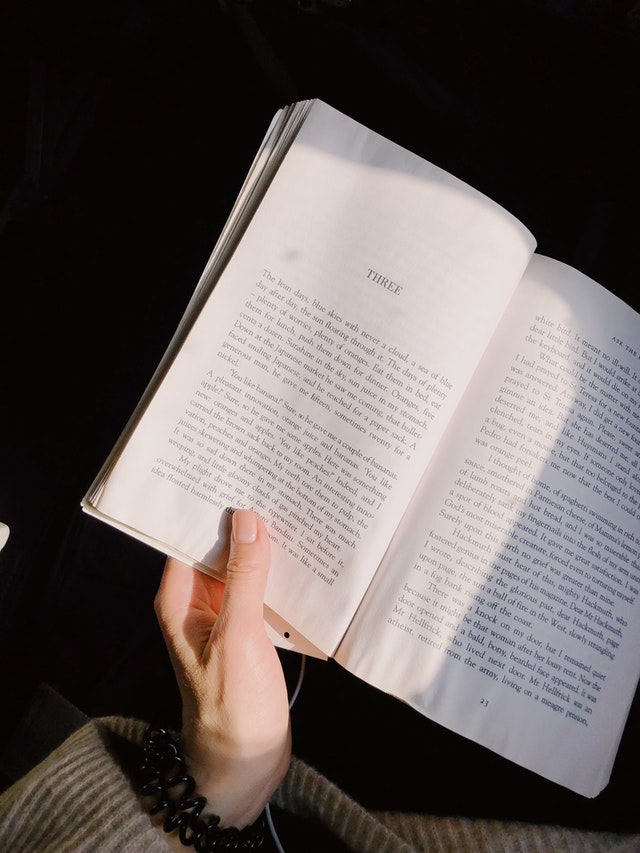
#> input picture PythonImageWorkspace/openCV/book.jpg, 640 x 853 px, given in place of matching.jpg, which was not available
$ jupyter execute --allow-errors 20220310_get_matrix_function_apply_matrix_function.ipynb   (text cells are left out)
#> lines starting #> are read from the running program, lines starting #| are printed output that depends on the picture; pictures that were not available may be replaced by others from this repository, and a replacement may not be noted
[cell 1]
from google.colab import drive
drive.mount('/content/drive')

[cell 2]
import cv2
import numpy as np
import matplotlib.pyplot as plt

img = cv2.imread('/content/drive/MyDrive/Colab Notebooks/matching.jpg')
#> img is the input picture: shape (853, 640, 3); mean B, G, R 90.8, 92.5, 100.8
img_gray = cv2.cvtColor(img, cv2.COLOR_BGR2GRAY)

# Good Feature to Track Detector (GFTTD) 검출기 생성
gftt = cv2.GFTTDetector_create()
# 특징점 검출
keypoints = gftt.detect(img_gray, None) # len(keypoints) : 1000, list type
#> keypoints = 1000 keypoints; strongest (x, y, size): (82, 507, 3), (326, 659, 3), (534, 252, 3), (328, 657, 3)
# 특징점 그리기
img_draw = cv2.drawKeypoints(img, keypoints, None)

# 결과 출력
plt.imshow(img_draw[:,:,::-1])

[cell 3]
import cv2
import numpy as np
import matplotlib.pyplot as plt

img = cv2.imread('/content/drive/MyDrive/Colab Notebooks/matching.jpg')
img_gray = cv2.cvtColor(img, cv2.COLOR_BGR2GRAY)

# Fast 특징 검출기
fast = cv2.FastFeatureDetector_create(50) # threshold(코너판단 임계값) default : 10
# 특징점 검출
keypoints = fast.detect(img_gray, None)
#> keypoints = 831 keypoints; strongest (x, y, size): (285, 635, 7), (81, 504, 7), (287, 637, 7), (535, 251, 7)
# 특징점 그리기
img_draw = cv2.drawKeypoints(img, keypoints, None)

plt.imshow(img_draw[:,:,::-1])
len(keypoints)
#> Out = 831

[cell 4]
import cv2
import numpy as np
import matplotlib.pyplot as plt

img = cv2.imread('/content/drive/MyDrive/Colab Notebooks/matching.jpg')
img_gray = cv2.cvtColor(img, cv2.COLOR_BGR2GRAY)

test_val = list(range(10, 60, 10))
plt.figure(figsize=(10, 5))
for idx, val in enumerate(test_val):
  # Fast 특징 검출기
  fast = cv2.FastFeatureDetector_create(val) # threshold(코너판단 임계값) default : 10
  # 특징점 검출
  keypoints = fast.detect(img_gray, None)
  # 특징점 그리기
  img_draw = cv2.drawKeypoints(img, keypoints, None)

  plt.subplot(1, len(test_val), idx+1)
  plt.title("thr:{}, key:{}".format(val, len(keypoints)))
  plt.imshow(img_draw[:,:,::-1])
#> this loop made 5 passes
#> pass 1, `img_draw = cv2.drawKeypoints(img, keypoints, None)`:
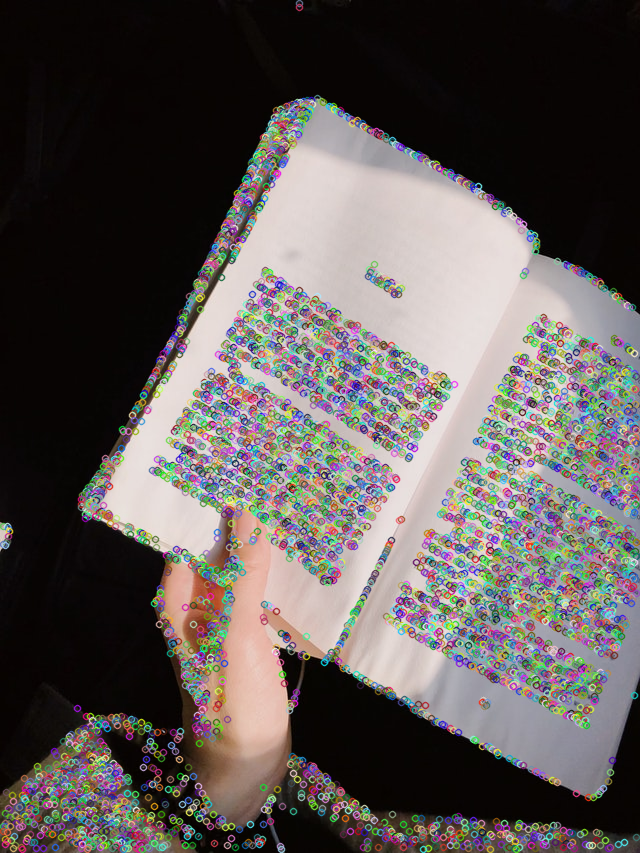
#> img_draw: shape (853, 640, 3); mean B, G, R 86.7, 88.6, 94.6
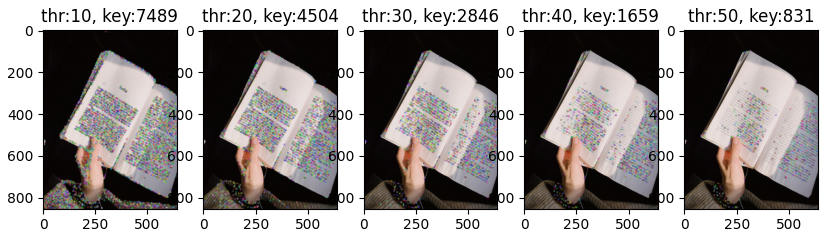
#> figure drawn by matplotlib, 5 panels

[cell 5]
cv2.__version__

[cell 6]
# [12 lines of commented-out code are left out]

[cell 7]
import cv2
import numpy as np
import matplotlib.pyplot as plt

img = cv2.imread('/content/drive/MyDrive/Colab Notebooks/matching.jpg')
img_gray = cv2.cvtColor(img, cv2.COLOR_BGR2GRAY)

# SURF 추출기 생성(특징추출경계threshold:1000, 이미지 피라미드 계층수:3, 디스크립터 생성 플래그, 방향계산 플래그)
orb = cv2.ORB_create()
# 키포인트 검출 및 디스크립터 계산
keypoints, desc = orb.detectAndCompute(img_gray, None)
#> keypoints = 500 keypoints; strongest (x, y, size): (285, 635, 31), (286, 636, 37.2), (286, 634, 37.2), (287, 637, 31)
print(desc.shape, desc) # 500개의 특징점 검출, shape : (500, 32)
#> (printed output is left out)

img_draw = cv2.drawKeypoints(img, keypoints, None, flags=cv2.DRAW_MATCHES_FLAGS_DRAW_RICH_KEYPOINTS)
# flags=cv2.DRAW_MATCHES_FLAGS_DRAW_RICH_KEYPOINTS : 동그라미 크기를 size,angle 반영
plt.imshow(img_draw[:,:,::-1])

[cell 8]
import cv2
import numpy as np
import matplotlib.pyplot as plt

img = cv2.imread('/content/drive/MyDrive/Colab Notebooks/matching.jpg')
img_gray = cv2.cvtColor(img, cv2.COLOR_BGR2GRAY)

# ORB 추출기 생성(특징추출경계threshold:1000, 이미지 피라미드 계층수:3, 디스크립터 생성 플래그, 방향계산 플래그)
orb = cv2.ORB_create()
# 키포인트 검출 및 디스크립터 계산
keypoints, desc = orb.detectAndCompute(img_gray, None)
# print(desc.shape, desc) # 500개의 특징점 검출, shape : (500, 32)

img_draw1 = cv2.drawKeypoints(img, keypoints, None)
img_draw2 = cv2.drawKeypoints(img, keypoints, None, flags=cv2.DRAW_MATCHES_FLAGS_DRAW_RICH_KEYPOINTS)
# flags=cv2.DRAW_MATCHES_FLAGS_DRAW_RICH_KEYPOINTS : 동그라미 크기를 size,angle 반영

plt.figure(figsize=(10, 5))
plt.subplot(1,2,1)
plt.imshow(img_draw1[:,:,::-1])
plt.title("flags=default")
plt.subplot(1,2,2)
plt.title("flags=cv2.DRAW_MATCHES_FLAGS_DRAW_RICH_KEYPOINTS")
plt.imshow(img_draw2[:,:,::-1])
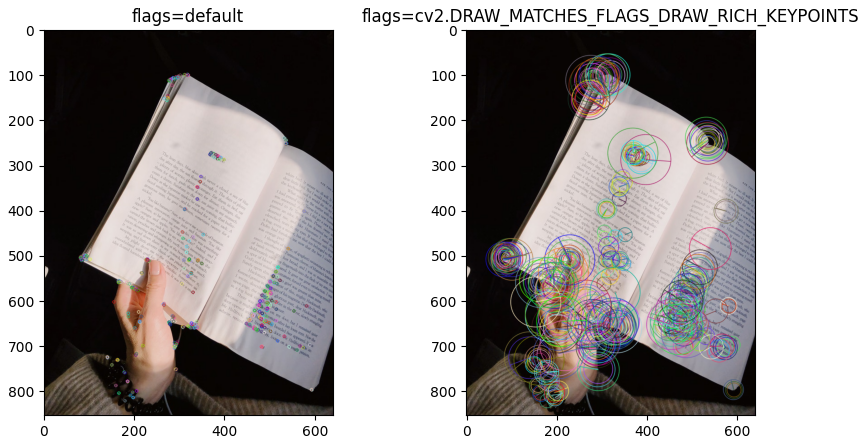
#> figure drawn by matplotlib, 2 panels

[cell 9]
import cv2
import numpy as np
import matplotlib.pyplot as plt

img1 = cv2.imread('/content/drive/MyDrive/Colab Notebooks/matching.jpg')
img2 = cv2.imread('/content/drive/MyDrive/Colab Notebooks/matching.jpg')

img_gray1 = cv2.cvtColor(img1, cv2.COLOR_BGR2GRAY)
img_gray2 = cv2.cvtColor(img2, cv2.COLOR_BGR2GRAY)

# ORB 추출기 생성
orb = cv2.ORB_create()
# 키포인트, 디스크립터 추출
kp1, desc1 = orb.detectAndCompute(img_gray1, None)
#> kp1 has the same summary as keypoints
kp2, desc2 = orb.detectAndCompute(img_gray2, None)
#> kp2 has the same summary as keypoints

# BFMatcher 생성
# matcher = cv2.DescriptorMatcher_create("BruteForce-Hamming")
# DescriptorMatcher_create(matcherType)해도 되고, 특징매칭 클래스 BFMatcher(), FlannBasedMater() 해도됨
matcher = cv2.BFMatcher(cv2.NORM_HAMMING, crossCheck=True) # 파라미터 : 알고리즘선정, 상호매칭되는것만 반영여부
# 매칭 계산
matches = matcher.match(desc1, desc2) # 매칭함수 3가지 : match(), knnMatch(), radiusMatch()
#> matches = 500 matches
# 매칭 결과 그리기
res = cv2.drawMatches(img1, kp1, img2, kp2, matches, None, flags=cv2.DRAW_MATCHES_FLAGS_NOT_DRAW_SINGLE_POINTS)
# flags: 매칭점 그리기 옵션
# cv2.DRAW_MATCHES_FLAGS_DEFAULT: 결과 이미지 새로 생성(default값)
# cv2.DRAW_MATCHES_FLAGS_DRAW_OVER_OUTIMG: 결과 이미지 새로 생성 안 함
# cv2.DRAW_MATCHES_FLAGS_DRAW_RICH_KEYPOINTS: 특징점 크기와 방향도 그리기
# cv2.DRAW_MATCHES_FLAGS_NOT_DRAW_SINGLE_POINTS: 한쪽만 있는 매칭 결과 그리기 제외

plt.imshow(res[:,:,::-1])

[cell 10]
import cv2
import numpy as np
import matplotlib.pyplot as plt

img1 = cv2.imread('/content/drive/MyDrive/Colab Notebooks/matching.jpg')
img2 = cv2.imread('/content/drive/MyDrive/Colab Notebooks/matching.jpg')

img_gray1 = cv2.cvtColor(img1, cv2.COLOR_BGR2GRAY)
img_gray2 = cv2.cvtColor(img2, cv2.COLOR_BGR2GRAY)

# ORB 추출기 생성
orb = cv2.ORB_create()
# 키포인트, 디스크립터 추출
kp1, desc1 = orb.detectAndCompute(img_gray1, None)
kp2, desc2 = orb.detectAndCompute(img_gray2, None)

# 인덱스 파라미터와 검색 파라미터 설정(추천값)
FLANN_INDEX_LSH = 6
index_params= dict(algorithm = FLANN_INDEX_LSH,
                   table_number = 6,
                   key_size = 12,
                   multi_probe_level = 1)
search_params=dict(checks=32)

# Flann matcher 생성
matcher = cv2.FlannBasedMatcher(index_params, search_params)
# 매칭 계산
matches = matcher.match(desc1, desc2)
# 매칭 그리기
res = cv2.drawMatches(img1, kp1, img2, kp2, matches, None, flags=cv2.DRAW_MATCHES_FLAGS_NOT_DRAW_SINGLE_POINTS)

plt.imshow(res[:,:,::-1])

[cell 11]
import cv2
import numpy as np
import matplotlib.pyplot as plt

img = cv2.imread('/content/drive/MyDrive/Colab Notebooks/bird.jpg')
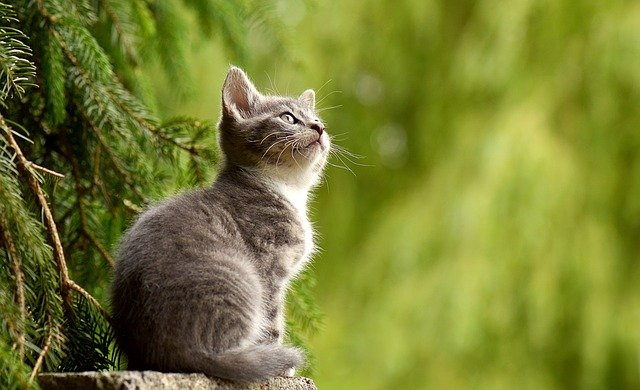
#> input picture PythonImageWorkspace/openCV/img.jpg, 640 x 390 px, given in place of bird.jpg, which was not available
#> img is the input picture: shape (390, 640, 3); mean B, G, R 50.4, 126.1, 119.4
crop = img[200:420, 340:550]
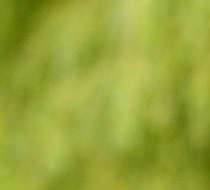
#> crop: shape (190, 210, 3); mean B, G, R 56.8, 164.2, 151.3

plt.subplot(1, 2, 1)
plt.imshow(crop[:,:,::-1])
plt.subplot(1, 2, 2)
plt.imshow(img[:,:,::-1])

cv2.imwrite('/content/drive/MyDrive/Colab Notebooks/bird1.jpg', crop)
#> Out = True

[cell 12]
import cv2
import numpy as np
import matplotlib.pyplot as plt

img1 = cv2.imread('/content/drive/MyDrive/Colab Notebooks/bird1.jpg')
img2 = cv2.imread('/content/drive/MyDrive/Colab Notebooks/bird.jpg')

img_gray1 = cv2.cvtColor(img1, cv2.COLOR_BGR2GRAY)
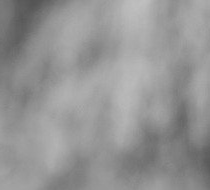
#> img_gray1: shape (190, 210); min 84, max 192, mean 148.1
img_gray2 = cv2.cvtColor(img2, cv2.COLOR_BGR2GRAY)
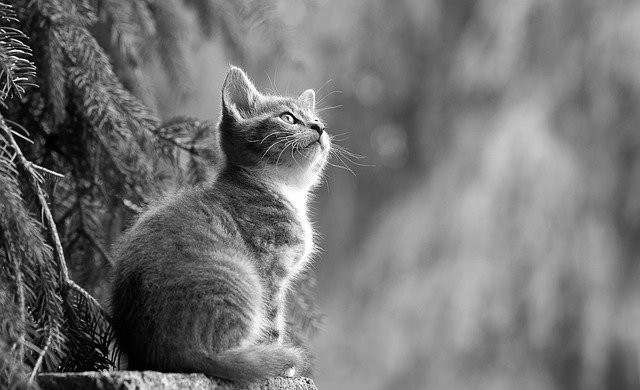
#> img_gray2: shape (390, 640); min 0, max 255, mean 115.4

# ORB 추출기 생성
orb = cv2.ORB_create()
# 키포인트, 디스크립터 추출
kp1, desc1 = orb.detectAndCompute(img_gray1, None)
#> kp1 = (); desc1 = None
kp2, desc2 = orb.detectAndCompute(img_gray2, None)
#> kp2 = 500 keypoints; strongest (x, y, size): (288, 115, 31), (294, 121, 37.2), (294, 122, 31), (292, 119, 37.2)

# 인덱스 파라미터와 검색 파라미터 설정(추천값)
FLANN_INDEX_LSH = 6
index_params= dict(algorithm = FLANN_INDEX_LSH,
                   table_number = 6,
                   key_size = 12,
                   multi_probe_level = 1)
search_params=dict(checks=32)

# Flann matcher 생성
matcher = cv2.FlannBasedMatcher(index_params, search_params)
# 매칭 계산
matches = matcher.match(desc1, desc2)
#> matches = ()
# 매칭 그리기
res = cv2.drawMatches(img1, kp1, img2, kp2, matches, None, flags=cv2.DRAW_MATCHES_FLAGS_NOT_DRAW_SINGLE_POINTS)
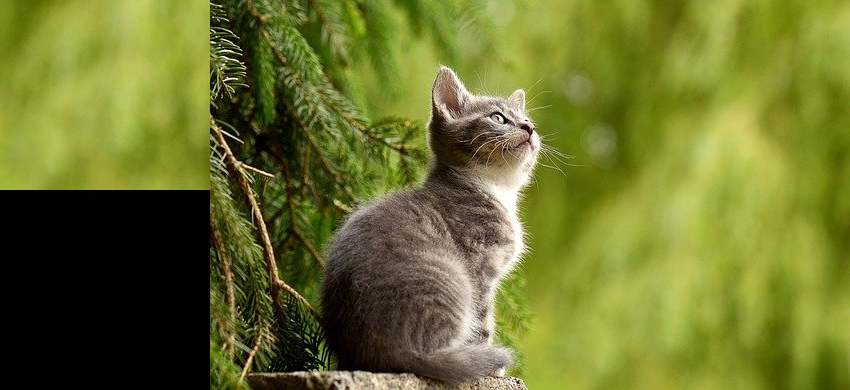
#> res: shape (390, 850, 3); mean B, G, R 44.8, 114.7, 108.1

plt.imshow(res[:,:,::-1])

[cell 13]
import cv2
import numpy as np
import matplotlib.pyplot as plt

img1 = cv2.imread('/content/drive/MyDrive/Colab Notebooks/bird1.jpg')
img2 = cv2.imread('/content/drive/MyDrive/Colab Notebooks/bird.jpg')

img_gray1 = cv2.cvtColor(img1, cv2.COLOR_BGR2GRAY)
img_gray2 = cv2.cvtColor(img2, cv2.COLOR_BGR2GRAY)

# ORB 추출기 생성
orb = cv2.ORB_create()
# 키포인트, 디스크립터 추출
kp1, desc1 = orb.detectAndCompute(img_gray1, None)
kp2, desc2 = orb.detectAndCompute(img_gray2, None)
# BFMatcher(특징매칭 클래스)의 cv2.NORM_HAMMING(알고리즘) 이용
matcher = cv2.BFMatcher(cv2.NORM_HAMMING, crossCheck=True)
matches = matcher.match(desc1, desc2)

# match(), knnMatch(), radiusMatch()함수의 반환결과는 Dmatch 객체가 담긴 리스트
# Dmatch[i].distance : 유사도 거리(매칭점의 유사도 거리가 짧은경우 올바른 매칭점일 가능성이 크다)
# 매칭 결과를 거리기준 오름차순 정렬(매칭결과들에 대해 .distance 값 기준으로 정렬)
matches = sorted(matches, key=lambda x: x.distance)
#> matches = []
# 최소 거리 값과 최대 거리 값 확보
#> (the rest of this cell did not finish here and is left out)

#> (a cell that did not finish here is left out)

[cell 15]
import cv2
import numpy as np
import matplotlib.pyplot as plt

img1 = cv2.imread('/content/drive/MyDrive/Colab Notebooks/bird1.jpg')
img2 = cv2.imread('/content/drive/MyDrive/Colab Notebooks/bird.jpg')

img_gray1 = cv2.cvtColor(img1, cv2.COLOR_BGR2GRAY)
img_gray2 = cv2.cvtColor(img2, cv2.COLOR_BGR2GRAY)

# ORB 추출기 생성
orb = cv2.ORB_create()
# 키포인트, 디스크립터 추출
kp1, desc1 = orb.detectAndCompute(img_gray1, None)
kp2, desc2 = orb.detectAndCompute(img_gray2, None)
# BFMatcher(특징매칭 클래스)의 cv2.NORM_HAMMING2(알고리즘) 이용
matcher = cv2.BFMatcher(cv2.NORM_HAMMING2)
# knnMatch(), k=2
matches = matcher.knnMatch(desc1, desc2, 2)
#> matches = ()

# match(), knnMatch(), radiusMatch()함수의 반환결과는 Dmatch 객체가 담긴 리스트
# 첫번째 이웃의 거리가 두번째 이웃 거리의 75% 이내인 것만 추출
ratio = 0.75
good_thresh = [first for first, second in matches if first.distance < second.distance * ratio]
#> good_thresh = []

# 좋은 매칭점만 그리기
#> (the rest of this cell did not finish here and is left out)

[cell 16]
import cv2
import numpy as np
import matplotlib.pyplot as plt

img1 = cv2.imread('/content/drive/MyDrive/Colab Notebooks/taekwonv1.jpg')
img2 = cv2.imread('/content/drive/MyDrive/Colab Notebooks/figures.jpg')

img_gray1 = cv2.cvtColor(img1, cv2.COLOR_BGR2GRAY)
#> (the rest of this cell did not finish here and is left out)

[cell 17]
import cv2
import numpy as np
import matplotlib.pyplot as plt

img = cv2.imread('/content/drive/MyDrive/Colab Notebooks/newspaper.jpg')
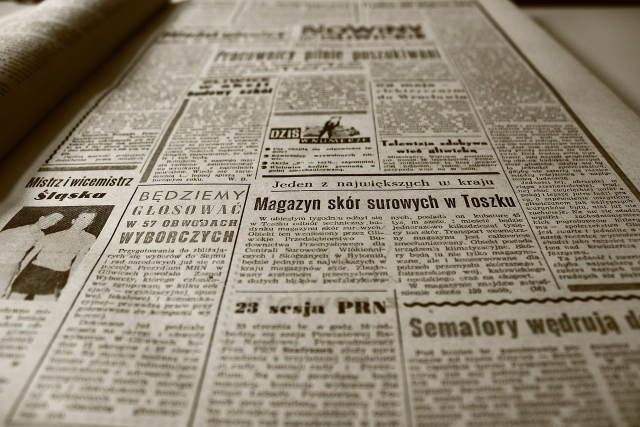
#> input picture PythonImageWorkspace/openCV/newspaper.jpg, 1280 x 853 px, found by its file name (shown at 1/2 size)
#> img is the input picture: shape (853, 1280, 3); mean B, G, R 118.1, 135.8, 145.1
print(img.shape)
#| (853, 1280, 3)
print(type(img))
#| <class 'numpy.ndarray'>
width, height = 640, 240 # 가로 크기 640, 세로 크기 240 으로 결과물 출력

# 네개의 점을 어레이로(그림판에서 각 귀퉁이 좌표 확인)
src = np.array([[511, 352], [1008, 345], [1122, 584], [455, 594]], dtype=np.float32) # input 4개 지점, shaape : (4, 2)
dst = np.array([[0, 0], [width, 0], [width, height], [0, height]], dtype=np.float32) # output 4개 지점, shape : (4, 2)
# 좌상, 우상, 우하, 좌하 (시계 방향으로 4지점)


matrix = cv2.getPerspectiveTransform(src, dst) # 변환에 적용될 변환행렬(Matrix) 얻어옴, shape : (3, 3)
result = cv2.warpPerspective(img, matrix, (width, height)) # 변환행렬(Matrix) 대로 변환, 적용할 이미지는 3차원 이미지
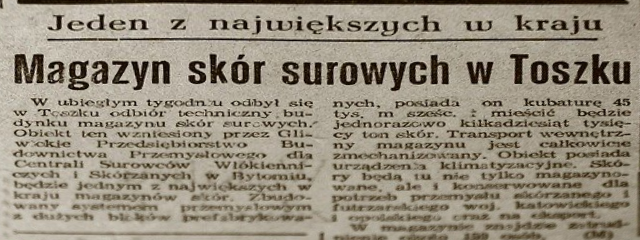
#> result: shape (240, 640, 3); mean B, G, R 124.9, 141.3, 149.8


plt.imshow(img)
# plt.imshow(result)
